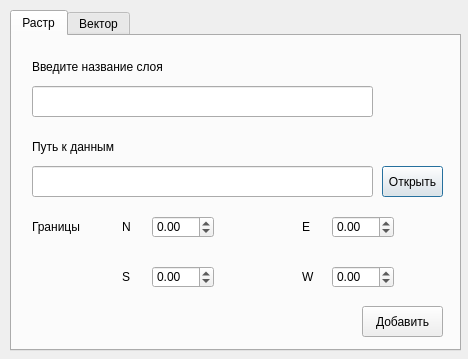
<?xml version="1.0" encoding="UTF-8"?>
<ui version="4.0">
 <class>Dialog</class>
 <widget class="QDialog" name="Dialog">
  <property name="geometry">
   <rect>
    <x>0</x>
    <y>0</y>
    <width>468</width>
    <height>359</height>
   </rect>
  </property>
  <property name="windowTitle">
   <string>Добавить слой</string>
  </property>
  <widget class="QTabWidget" name="layers_tab">
   <property name="geometry">
    <rect>
     <x>10</x>
     <y>10</y>
     <width>451</width>
     <height>341</height>
    </rect>
   </property>
   <property name="currentIndex">
    <number>0</number>
   </property>
   <widget class="QWidget" name="raster">
    <attribute name="title">
     <string>Растр</string>
    </attribute>
    <widget class="QLabel" name="label_3">
     <property name="geometry">
      <rect>
       <x>20</x>
       <y>20</y>
       <width>181</width>
       <height>21</height>
      </rect>
     </property>
     <property name="text">
      <string>Введите название слоя</string>
     </property>
    </widget>
    <widget class="QLineEdit" name="raster_layer_name">
     <property name="geometry">
      <rect>
       <x>20</x>
       <y>50</y>
       <width>341</width>
       <height>31</height>
      </rect>
     </property>
    </widget>
    <widget class="QLabel" name="label_4">
     <property name="geometry">
      <rect>
       <x>20</x>
       <y>100</y>
       <width>161</width>
       <height>21</height>
      </rect>
     </property>
     <property name="text">
      <string>Путь к данным</string>
     </property>
    </widget>
    <widget class="QLineEdit" name="raster_path">
     <property name="geometry">
      <rect>
       <x>20</x>
       <y>130</y>
       <width>341</width>
       <height>31</height>
      </rect>
     </property>
    </widget>
    <widget class="QPushButton" name="choose_raster_file_btn">
     <property name="geometry">
      <rect>
       <x>370</x>
       <y>130</y>
       <width>61</width>
       <height>31</height>
      </rect>
     </property>
     <property name="text">
      <string>Открыть</string>
     </property>
     <property name="icon">
      <iconset>
       <normaloff>:/icons/icons/cil-folder-open.png</normaloff>:/icons/icons/cil-folder-open.png</iconset>
     </property>
     <property name="iconSize">
      <size>
       <width>24</width>
       <height>24</height>
      </size>
     </property>
    </widget>
    <widget class="QLabel" name="label_5">
     <property name="geometry">
      <rect>
       <x>20</x>
       <y>180</y>
       <width>71</width>
       <height>21</height>
      </rect>
     </property>
     <property name="text">
      <string>Границы</string>
     </property>
    </widget>
    <widget class="QDoubleSpinBox" name="north_border">
     <property name="geometry">
      <rect>
       <x>140</x>
       <y>180</y>
       <width>62</width>
       <height>22</height>
      </rect>
     </property>
     <property name="decimals">
      <number>2</number>
     </property>
     <property name="minimum">
      <double>-90.000000000000000</double>
     </property>
     <property name="maximum">
      <double>90.000000000000000</double>
     </property>
    </widget>
    <widget class="QDoubleSpinBox" name="east_border">
     <property name="geometry">
      <rect>
       <x>320</x>
       <y>180</y>
       <width>62</width>
       <height>22</height>
      </rect>
     </property>
     <property name="minimum">
      <double>-180.000000000000000</double>
     </property>
     <property name="maximum">
      <double>180.000000000000000</double>
     </property>
    </widget>
    <widget class="QDoubleSpinBox" name="south_border">
     <property name="geometry">
      <rect>
       <x>140</x>
       <y>230</y>
       <width>62</width>
       <height>22</height>
      </rect>
     </property>
     <property name="minimum">
      <double>-90.000000000000000</double>
     </property>
     <property name="maximum">
      <double>90.000000000000000</double>
     </property>
    </widget>
    <widget class="QDoubleSpinBox" name="west_border">
     <property name="geometry">
      <rect>
       <x>320</x>
       <y>230</y>
       <width>62</width>
       <height>22</height>
      </rect>
     </property>
     <property name="minimum">
      <double>-180.000000000000000</double>
     </property>
     <property name="maximum">
      <double>180.000000000000000</double>
     </property>
    </widget>
    <widget class="QLabel" name="label_6">
     <property name="geometry">
      <rect>
       <x>110</x>
       <y>180</y>
       <width>21</width>
       <height>21</height>
      </rect>
     </property>
     <property name="text">
      <string>N</string>
     </property>
    </widget>
    <widget class="QLabel" name="label_7">
     <property name="geometry">
      <rect>
       <x>110</x>
       <y>230</y>
       <width>21</width>
       <height>21</height>
      </rect>
     </property>
     <property name="text">
      <string>S</string>
     </property>
    </widget>
    <widget class="QLabel" name="label_15">
     <property name="geometry">
      <rect>
       <x>290</x>
       <y>180</y>
       <width>21</width>
       <height>21</height>
      </rect>
     </property>
     <property name="text">
      <string>E</string>
     </property>
    </widget>
    <widget class="QLabel" name="label_16">
     <property name="geometry">
      <rect>
       <x>290</x>
       <y>230</y>
       <width>21</width>
       <height>21</height>
      </rect>
     </property>
     <property name="text">
      <string>W</string>
     </property>
    </widget>
    <widget class="QPushButton" name="add_raster_btn">
     <property name="geometry">
      <rect>
       <x>350</x>
       <y>270</y>
       <width>81</width>
       <height>31</height>
      </rect>
     </property>
     <property name="text">
      <string>Добавить</string>
     </property>
    </widget>
   </widget>
   <widget class="QWidget" name="vector">
    <attribute name="title">
     <string>Вектор</string>
    </attribute>
    <widget class="QPushButton" name="choose_vector_file_btn">
     <property name="geometry">
      <rect>
       <x>370</x>
       <y>130</y>
       <width>61</width>
       <height>31</height>
      </rect>
     </property>
     <property name="text">
      <string>Открыть</string>
     </property>
     <property name="icon">
      <iconset>
       <normaloff>:/icons/icons/cil-folder-open.png</normaloff>:/icons/icons/cil-folder-open.png</iconset>
     </property>
     <property name="iconSize">
      <size>
       <width>24</width>
       <height>24</height>
      </size>
     </property>
    </widget>
    <widget class="QLineEdit" name="vector_path">
     <property name="geometry">
      <rect>
       <x>20</x>
       <y>130</y>
       <width>341</width>
       <height>31</height>
      </rect>
     </property>
    </widget>
    <widget class="QLabel" name="label">
     <property name="geometry">
      <rect>
       <x>20</x>
       <y>100</y>
       <width>161</width>
       <height>21</height>
      </rect>
     </property>
     <property name="text">
      <string>Путь к данным</string>
     </property>
    </widget>
    <widget class="QLineEdit" name="vector_layer_name">
     <property name="geometry">
      <rect>
       <x>20</x>
       <y>40</y>
       <width>341</width>
       <height>31</height>
      </rect>
     </property>
    </widget>
    <widget class="QLabel" name="label_2">
     <property name="geometry">
      <rect>
       <x>20</x>
       <y>10</y>
       <width>181</width>
       <height>21</height>
      </rect>
     </property>
     <property name="text">
      <string>Введите название слоя</string>
     </property>
    </widget>
    <widget class="QPushButton" name="add_vector_btn">
     <property name="geometry">
      <rect>
       <x>350</x>
       <y>200</y>
       <width>91</width>
       <height>41</height>
      </rect>
     </property>
     <property name="text">
      <string>Добавить</string>
     </property>
    </widget>
   </widget>
  </widget>
 </widget>
 <resources/>
 <connections/>
</ui>
